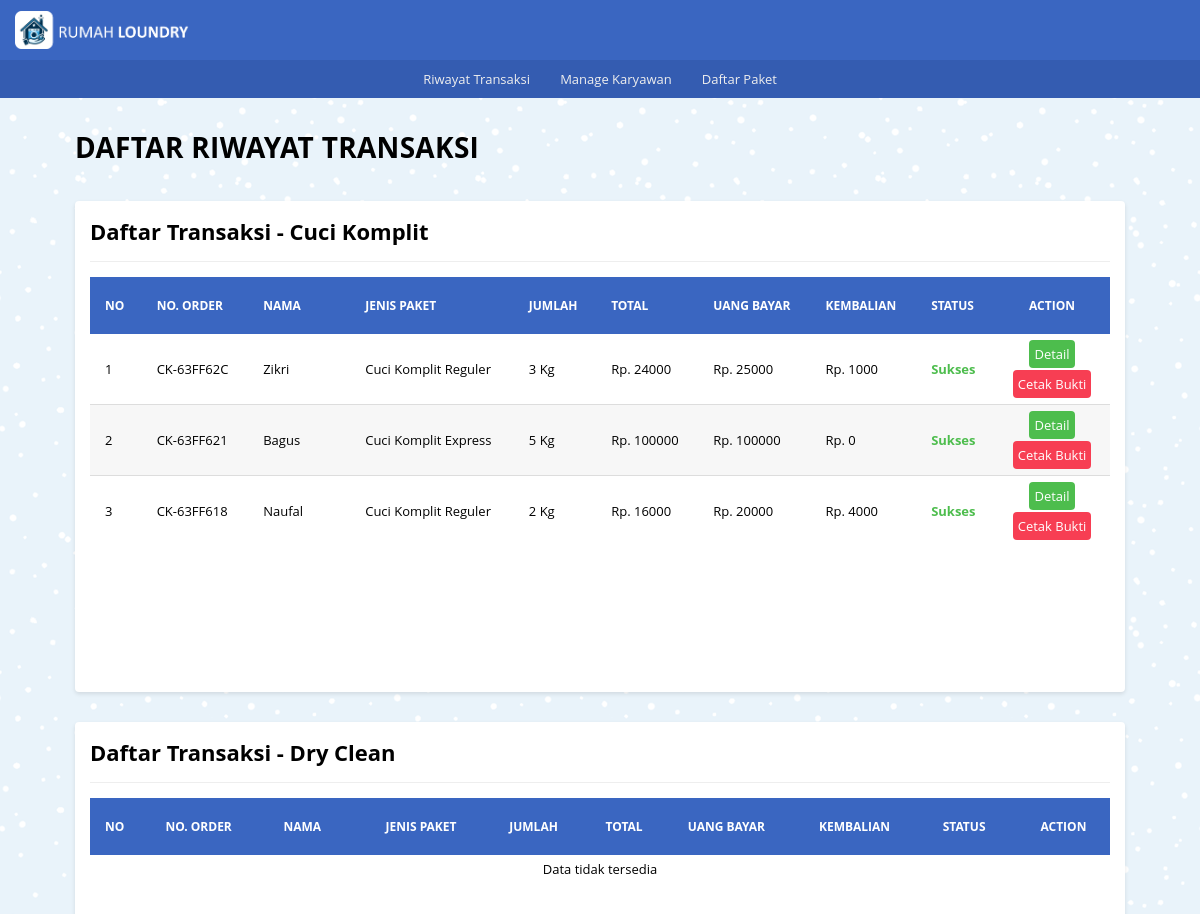
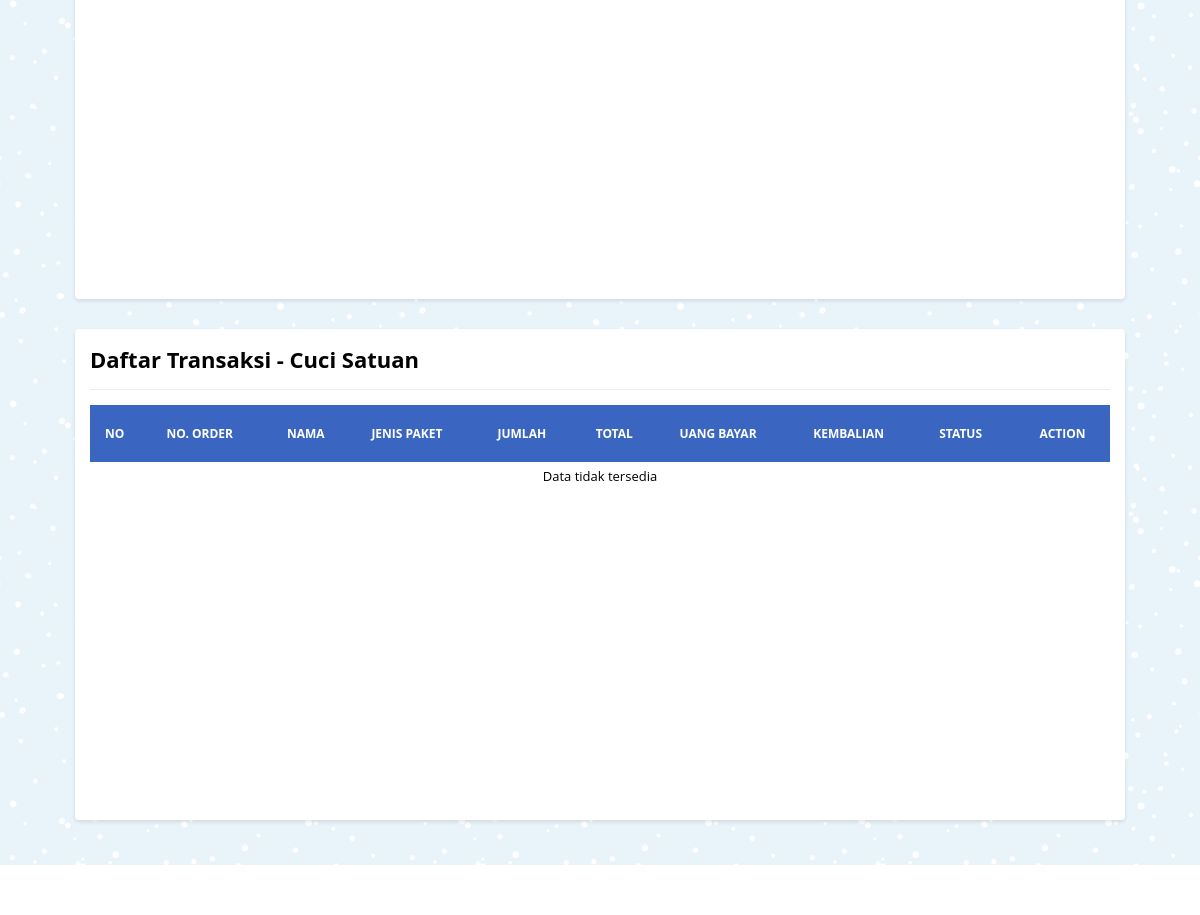
/riwayat_transaksi/riwayat.php, run on the app's committed database (2 pictures, top to bottom).
### tables this page shows
CREATE TABLE `tb_riwayat_ck` (
  `id_ck` int(11) NOT NULL,
  `or_number` varchar(20) NOT NULL,
  `pelanggan` varchar(100) NOT NULL,
  `no_telp` char(15) NOT NULL,
  `alamat` text NOT NULL,
  `j_paket` varchar(50) NOT NULL,
  `wkt_kerja` varchar(20) NOT NULL,
  `berat` int(5) NOT NULL,
  `h_perkilo` int(11) NOT NULL,
  `tgl_msk` varchar(40) NOT NULL,
  `tgl_klr` varchar(40) NOT NULL,
  `total` int(11) NOT NULL,
  `nominal_byr` int(11) NOT NULL,
  `kembalian` int(11) NOT NULL,
  `status` varchar(20) NOT NULL,
  `keterangan` text NOT NULL
);

### _functions.php (called while the page is built, shortened)
<?php
$host	= 'localhost';
$user = 'root';
$pass	= '';
$db	= 'laundry_app';
$koneksi = mysqli_connect($host,$user,$pass,$db);
function query($query){
	global $koneksi;
	$result = mysqli_query($koneksi, $query);
	$rows = [];
	while ($row = mysqli_fetch_assoc($result)) {
		$rows[] = $row;
	}
	return $rows;
}
function url($url = null){
	$url_utama = "http://localhost/rumah_laundry";
	if ($url != null) {
		return $url_utama . '/' . $url;
	}else{
		return $url_utama;
	}
}

### riwayat_transaksi/riwayat_ck/riwayat_ck.php (the view)
<div class="card">
   <div class="card-title card-flex">
      <div class="card-col">
         <h2>Daftar Transaksi - Cuci Komplit</h2>
      </div>
   </div>
   <div class="card-body">
      <div class="tabel-kontainer">
         <table class="tabel-transaksi">
            <thead>
               <tr>
                  <th class="sticky">No</th>
                  <th class="sticky">No. Order</th>
                  <th class="sticky" width="10%">Nama</th>
                  <th class="sticky">Jenis Paket</th>
                  <th class="sticky">Jumlah</th>
                  <th class="sticky">Total</th>
                  <th class="sticky">Uang Bayar</th>
                  <th class="sticky">Kembalian</th>
                  <th class="sticky">Status</th>
                  <th class="sticky" style="text-align: center">Action</th>
               </tr>
            </thead>
            <tbody>
               <?php if (!empty($query_ck)) : ?>
                  <?php $i = 1; ?>
                  <?php foreach($query_ck as $data_ck) : ?>
                     <tr>
                        <td><?=$i?></td>
                        <td><?=$data_ck['or_number']?></td>
                        <td style="max-width: 150px; overflow:hidden;"><?=$data_ck['pelanggan']?></td>
                        <td><?=$data_ck['j_paket']?></td>
                        <td><?=$data_ck['berat'] . " Kg"?></td>
                        <td><?="Rp. " . $data_ck['total']?></td>
                        <td><?="Rp. " . $data_ck['nominal_byr']?></td>
                        <td><?="Rp. " . $data_ck['kembalian']?></td>
                        <td><span class="success"><?=$data_ck['status']?></span></td>
                        <td align="center">
                           <a href="<?=url('riwayat_transaksi/riwayat_ck/detail_ck.php')?>?id_ck=<?=$data_ck['id_ck']?>" class="btn btn-edit">Detail</a><br/>
                           <a href="<?=url('riwayat_transaksi/riwayat_ck/cetak_info.php')?>?id_ck=<?=$data_ck['id_ck']?>" class="btn btn-hapus">Cetak Bukti</a>
                        </td>
                     </tr>
                     <?php $i++?>
                  <?php endforeach ?>
                  <?php else : ?>
                     <tr>
                        <td colspan="10" class="txt-center">Data tidak tersedia</td>
                     </tr>
               <?php endif?>
            </tbody>
         </table>
      </div>
   </div>
</div>

### _assets/css/style.css (style rules this page uses)
* { margin: 0; padding: 0; box-sizing: border-box; }
html,body { width: 100%; max-width: 100%; position: relative; font-family: 'Open sans', sans-serif; display: flex; flex-direction: column; background-image: url(../img/blue-snow.png); overflow-x: hidden; }
.success { font-weight: bold; color:#4dbd4d; }
h2 { font-size: 22px; }
.card { background-color: #fff; margin: 15px; padding: 15px; border-radius: 4px; box-shadow: 0 2px 4px rgba(0,0,0,0.10); }
.card-body { position: relative; }
.card-title { padding-bottom: 15px; margin-bottom: 15px; border-bottom: 1px solid #eeeeee; }
.card-flex { display: flex; flex-direction: row; align-items: center; justify-content: space-between; }
.card-col { flex: 1; }
.tabel-kontainer { display: block; width: 100%; height: 400px; position: relative; overflow-x: auto; overflow-y: auto; }
.tabel-transaksi { border: 0; border-collapse: collapse; width: 100%; }
.tabel-transaksi thead { color: #ffffff; }
.tabel-transaksi thead th { text-transform: uppercase; font-size: 12px; text-align: left; padding: 20px 15px; background-color: #3a66c1; }
.sticky { position: sticky; top: 0; }
.tabel-transaksi tbody tr { border-bottom: 1px solid #dddddd; }
.tabel-transaksi tbody tr:nth-child(even) { background-color: #f7f7f7; }
.tabel-transaksi tbody tr:last-child { border-bottom: 0; }
.tabel-transaksi tbody tr td { padding: 5px 15px; font-size: 13px; }
.btn { display: inline-block; text-decoration: none; padding: 5px; margin: 1px; border-radius: 4px; }
.btn-edit { background-color: #4dbd4d; color: #ffffff; }
.btn-hapus { background-color: #f73e53; color: #ffffff; }

### data on the page
tb_riwayat_ck: or_number "CK-63FF62C", pelanggan "Zikri", j_paket "Cuci Komplit Reguler", berat "3", total "24000", nominal_byr "25000", kembalian "1000", status "Sukses"
tb_riwayat_ck: or_number "CK-63FF621", pelanggan "Bagus", j_paket "Cuci Komplit Express", berat "5", total "100000", nominal_byr "100000", kembalian "0", status "Sukses"
tb_riwayat_ck: or_number "CK-63FF618", pelanggan "Naufal", j_paket "Cuci Komplit Reguler", berat "2", total "16000", nominal_byr "20000", kembalian "4000", status "Sukses"
